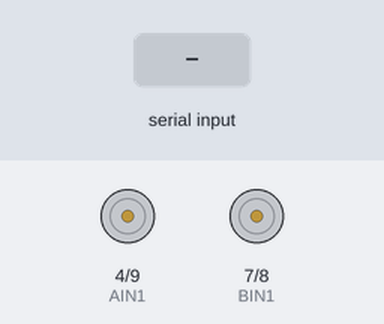
A sketch run on a simulated Arduino Nano, built with avr-gcc and run on an emulated ATmega328P. Shown: motor-driver pin pairs drawn as motors (green arrow = first pin HIGH = forward, orange = second pin HIGH = backward, longer = more drive, scaled by the enable pin). The test bench sets the inputs (shaded band). What the sketch prints to the serial monitor is not drawn.

Above: at 16.1 s.
16.2 s: "f\n" received over Serial
At 17.0 s:
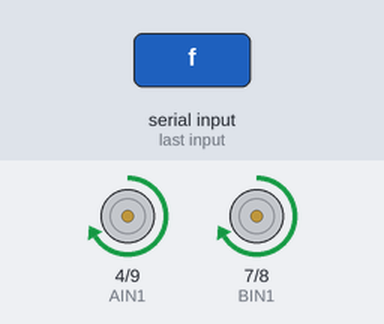
19.2 s: "b\n" received over Serial
At 20.5 s:
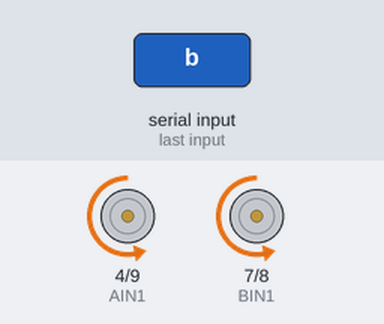
22.2 s: "l\n" received over Serial
At 22.8 s:
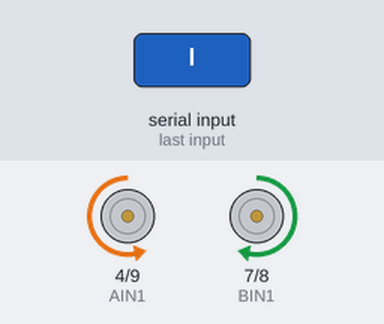
25.2 s: "r\n" received over Serial
At 26.3 s:
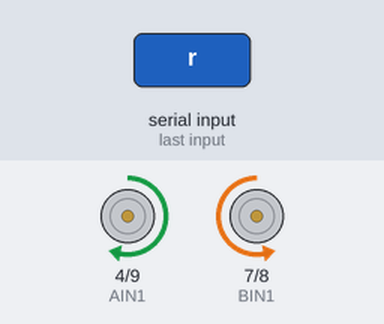
Timing chart, 0 to 28.7 s (numbered marks = the images above; inputs shaded):
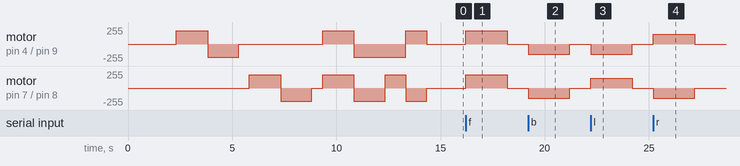

The sketch:

robot_soccer_mejorado.ino
```cpp
/*
 * ROBOT SOCCER RC - VERSIÓN MEJORADA CON DIAGNÓSTICOS
 * ====================================================
 * Placa: Ingeniero Maker con Arduino Nano
 * Driver: TB6612FNG (1.2A nominal, 3A pico)
 * Incluye modo de prueba automático
 *
 * CONFIGURACIÓN CORRECTA SEGÚN DATASHEET:
 * Motor A: PWMA=D5, AIN1=D4, AIN2=D9
 * Motor B: PWMB=D6, BIN1=D7, BIN2=D8
 */

// --- DEFINICIÓN DE PINES TB6612FNG ---
// Motor A (Izquierdo)
#define PWMA 5   // D5 - PWM velocidad motor A
#define AIN1 4   // D4 - Control dirección motor A
#define AIN2 9   // D9 - Control dirección motor A

// Motor B (Derecho)
#define PWMB 6   // D6 - PWM velocidad motor B
#define BIN1 7   // D7 - Control dirección motor B
#define BIN2 8   // D8 - Control dirección motor B

// NOTA: El TB6612FNG no necesita pines ENABLE separados
// El control de velocidad se hace directamente con PWM

// --- VARIABLES GLOBALES ---
char comando;
int velocidadAlta = 255;   // Máxima velocidad PWM (0-255)
int velocidadMedia = 200;  // Velocidad media
int velocidadBaja = 150;   // Velocidad baja
int velocidadMinima = 100; // Velocidad mínima para vencer inercia

bool modoDebug = true;     // Activar mensajes de diagnóstico
unsigned long ultimoComando = 0;
const int TIMEOUT_STOP = 2000; // Detener tras 2 seg sin comandos

void setup() {
  // Configurar pines de control como salida
  pinMode(AIN1, OUTPUT);
  pinMode(AIN2, OUTPUT);
  pinMode(PWMA, OUTPUT);
  pinMode(BIN1, OUTPUT);
  pinMode(BIN2, OUTPUT);
  pinMode(PWMB, OUTPUT);

  // Si usas pines ENABLE en L298N, descomentar:
  // pinMode(ENA, OUTPUT);
  // pinMode(ENB, OUTPUT);
  // digitalWrite(ENA, HIGH); // Activar motor A
  // digitalWrite(ENB, HIGH); // Activar motor B

  // Inicializar motores detenidos
  detenerMotores();

  // Iniciar comunicación serial
  Serial.begin(9600);
  Serial.println("====================================");
  Serial.println("🤖 ROBOT SOCCER - VERSION MEJORADA");
  Serial.println("====================================");
  Serial.println();

  // Mostrar configuración
  imprimirConfiguracion();

  // Modo de prueba automático al inicio
  Serial.println("Iniciando TEST DE MOTORES en 2 seg...");
  Serial.println("(Envía 'X' para cancelar)");
  delay(2000);

  if (Serial.available()) {
    char c = Serial.read();
    if (c == 'X' || c == 'x') {
      Serial.println("Test cancelado por usuario");
    } else {
      testMotores();
    }
  } else {
    testMotores();
  }

  Serial.println();
  Serial.println("Sistema listo. Esperando comandos...");
  imprimirComandos();
}

void loop() {
  // Leer comando si está disponible
  if (Serial.available()) {
    comando = Serial.read();
    ultimoComando = millis();

    // Ignorar caracteres de control
    if (comando == '\n' || comando == '\r') return;

    procesarComando(comando);
  }

  // Auto-stop por seguridad si no hay comandos
  if (millis() - ultimoComando > TIMEOUT_STOP && ultimoComando != 0) {
    detenerMotores();
    ultimoComando = 0;
  }
}

// --- PROCESAMIENTO DE COMANDOS ---
void procesarComando(char cmd) {
  Serial.print("Comando recibido: ");
  Serial.println(cmd);

  switch (cmd) {
    // Movimiento adelante
    case 'F': adelante(velocidadAlta); break;
    case 'f': adelante(velocidadBaja); break;

    // Movimiento atrás
    case 'B': atras(velocidadAlta); break;
    case 'b': atras(velocidadBaja); break;

    // Giro izquierda
    case 'L': izquierda(velocidadAlta); break;
    case 'l': izquierda(velocidadBaja); break;

    // Giro derecha
    case 'R': derecha(velocidadAlta); break;
    case 'r': derecha(velocidadBaja); break;

    // Detener
    case 'S':
    case 's': detenerMotores(); break;

    // Modo TEST
    case 'T':
    case 't': testMotores(); break;

    // Invertir Motor A (si va al revés)
    case '1': testMotorA(); break;

    // Invertir Motor B (si va al revés)
    case '2': testMotorB(); break;

    // Toggle debug
    case 'D':
    case 'd':
      modoDebug = !modoDebug;
      Serial.print("Debug: ");
      Serial.println(modoDebug ? "ON" : "OFF");
      break;

    // Ayuda
    case '?':
    case 'H':
    case 'h':
      imprimirComandos();
      break;

    default:
      Serial.println("Comando no reconocido. Envía '?' para ayuda");
  }
}

// --- FUNCIONES DE MOVIMIENTO MEJORADAS ---

void adelante(int vel) {
  if (modoDebug) {
    Serial.print("⬆️  ADELANTE - Velocidad: ");
    Serial.println(vel);
  }

  // Motor A - Izquierdo adelante
  digitalWrite(AIN1, HIGH);
  digitalWrite(AIN2, LOW);
  analogWrite(PWMA, vel);

  // Motor B - Derecho adelante
  digitalWrite(BIN1, HIGH);
  digitalWrite(BIN2, LOW);
  analogWrite(PWMB, vel);
}

void atras(int vel) {
  if (modoDebug) {
    Serial.print("⬇️  ATRÁS - Velocidad: ");
    Serial.println(vel);
  }

  // Motor A - Izquierdo atrás
  digitalWrite(AIN1, LOW);
  digitalWrite(AIN2, HIGH);
  analogWrite(PWMA, vel);

  // Motor B - Derecho atrás
  digitalWrite(BIN1, LOW);
  digitalWrite(BIN2, HIGH);
  analogWrite(PWMB, vel);
}

void izquierda(int vel) {
  if (modoDebug) {
    Serial.print("⬅️  IZQUIERDA - Velocidad: ");
    Serial.println(vel);
  }

  // Motor A - Izquierdo atrás
  digitalWrite(AIN1, LOW);
  digitalWrite(AIN2, HIGH);
  analogWrite(PWMA, vel);

  // Motor B - Derecho adelante
  digitalWrite(BIN1, HIGH);
  digitalWrite(BIN2, LOW);
  analogWrite(PWMB, vel);
}

void derecha(int vel) {
  if (modoDebug) {
    Serial.print("➡️  DERECHA - Velocidad: ");
    Serial.println(vel);
  }

  // Motor A - Izquierdo adelante
  digitalWrite(AIN1, HIGH);
  digitalWrite(AIN2, LOW);
  analogWrite(PWMA, vel);

  // Motor B - Derecho atrás
  digitalWrite(BIN1, LOW);
  digitalWrite(BIN2, HIGH);
  analogWrite(PWMB, vel);
}

void detenerMotores() {
  if (modoDebug) {
    Serial.println("🛑 STOP - Motores detenidos");
  }

  // Frenar activamente primero (opcional - más suave)
  digitalWrite(AIN1, LOW);
  digitalWrite(AIN2, LOW);
  digitalWrite(BIN1, LOW);
  digitalWrite(BIN2, LOW);

  // PWM a 0
  analogWrite(PWMA, 0);
  analogWrite(PWMB, 0);
}

// --- FUNCIONES DE DIAGNÓSTICO ---

void imprimirConfiguracion() {
  Serial.println("📋 CONFIGURACIÓN DE PINES:");
  Serial.print("   Motor A: IN1="); Serial.print(AIN1);
  Serial.print(", IN2="); Serial.print(AIN2);
  Serial.print(", PWM="); Serial.println(PWMA);

  Serial.print("   Motor B: IN1="); Serial.print(BIN1);
  Serial.print(", IN2="); Serial.print(BIN2);
  Serial.print(", PWM="); Serial.println(PWMB);
  Serial.println();

  Serial.println("⚙️  VELOCIDADES:");
  Serial.print("   Alta: "); Serial.println(velocidadAlta);
  Serial.print("   Media: "); Serial.println(velocidadMedia);
  Serial.print("   Baja: "); Serial.println(velocidadBaja);
  Serial.println();
}

void imprimirComandos() {
  Serial.println("📝 COMANDOS DISPONIBLES:");
  Serial.println("   F/f = Adelante (Alta/Baja)");
  Serial.println("   B/b = Atrás (Alta/Baja)");
  Serial.println("   L/l = Izquierda (Alta/Baja)");
  Serial.println("   R/r = Derecha (Alta/Baja)");
  Serial.println("   S/s = Stop");
  Serial.println("   T/t = Test de motores");
  Serial.println("   1   = Test solo Motor A");
  Serial.println("   2   = Test solo Motor B");
  Serial.println("   D/d = Toggle Debug");
  Serial.println("   ?/H = Ayuda");
  Serial.println();
}

// --- TEST AUTOMÁTICO DE MOTORES ---

void testMotores() {
  Serial.println();
  Serial.println("🔧 ====== TEST DE MOTORES ======");
  Serial.println();

  // Test Motor A
  Serial.println("🔹 Test Motor A (Izquierdo)...");
  Serial.println("   → Adelante");
  digitalWrite(AIN1, HIGH);
  digitalWrite(AIN2, LOW);
  analogWrite(PWMA, velocidadMedia);
  delay(1500);

  Serial.println("   → Atrás");
  digitalWrite(AIN1, LOW);
  digitalWrite(AIN2, HIGH);
  analogWrite(PWMA, velocidadMedia);
  delay(1500);

  digitalWrite(AIN1, LOW);
  digitalWrite(AIN2, LOW);
  analogWrite(PWMA, 0);
  delay(500);

  // Test Motor B
  Serial.println("🔹 Test Motor B (Derecho)...");
  Serial.println("   → Adelante");
  digitalWrite(BIN1, HIGH);
  digitalWrite(BIN2, LOW);
  analogWrite(PWMB, velocidadMedia);
  delay(1500);

  Serial.println("   → Atrás");
  digitalWrite(BIN1, LOW);
  digitalWrite(BIN2, HIGH);
  analogWrite(PWMB, velocidadMedia);
  delay(1500);

  digitalWrite(BIN1, LOW);
  digitalWrite(BIN2, LOW);
  analogWrite(PWMB, 0);
  delay(500);

  // Test ambos motores
  Serial.println("🔹 Test AMBOS motores...");
  Serial.println("   → Adelante");
  adelante(velocidadMedia);
  delay(1500);

  Serial.println("   → Atrás");
  atras(velocidadMedia);
  delay(1500);

  Serial.println("   → Izquierda");
  izquierda(velocidadMedia);
  delay(1000);

  Serial.println("   → Derecha");
  derecha(velocidadMedia);
  delay(1000);

  detenerMotores();

  Serial.println();
  Serial.println("✅ Test completado!");
  Serial.println();
  Serial.println("💡 DIAGNÓSTICO:");
  Serial.println("   - Si NO se movió: Revisar conexiones y alimentación");
  Serial.println("   - Si va al revés: Invertir cables del motor");
  Serial.println("   - Si solo 1 motor: Revisar conexiones de ese motor");
  Serial.println("   - Si gira en lugar de avanzar: Motores invertidos");
  Serial.println();
}

void testMotorA() {
  Serial.println("🔧 Test Motor A...");
  digitalWrite(AIN1, HIGH);
  digitalWrite(AIN2, LOW);
  analogWrite(PWMA, velocidadMedia);
  delay(2000);
  digitalWrite(AIN1, LOW);
  digitalWrite(AIN2, HIGH);
  delay(2000);
  detenerMotores();
  Serial.println("✅ Test Motor A completado");
}

void testMotorB() {
  Serial.println("🔧 Test Motor B...");
  digitalWrite(BIN1, HIGH);
  digitalWrite(BIN2, LOW);
  analogWrite(PWMB, velocidadMedia);
  delay(2000);
  digitalWrite(BIN1, LOW);
  digitalWrite(BIN2, HIGH);
  delay(2000);
  detenerMotores();
  Serial.println("✅ Test Motor B completado");
}
```

Measured:
- after the input at 16.2 s, motor on pin 4 (AIN1) / pin 9 (AIN2), motor on pin 7 (BIN1) / pin 8 (BIN2): stopped → forward 200/255 at once, → stopped 2.0 s later
- after the input at 19.2 s, motor on pin 4 (AIN1) / pin 9 (AIN2), motor on pin 7 (BIN1) / pin 8 (BIN2): stopped → backward 150/255 at once, → stopped 2.0 s later
- after the input at 22.2 s, motor on pin 4 (AIN1) / pin 9 (AIN2): stopped → backward 150/255 at once, → stopped 2.0 s later; motor on pin 7 (BIN1) / pin 8 (BIN2): stopped → forward 150/255 at once, → stopped 2.0 s later
- after the input at 25.2 s, motor on pin 4 (AIN1) / pin 9 (AIN2): stopped → forward 150/255 at once, → stopped 2.0 s later; motor on pin 7 (BIN1) / pin 8 (BIN2): stopped → backward 150/255 at once, → stopped 2.0 s later
